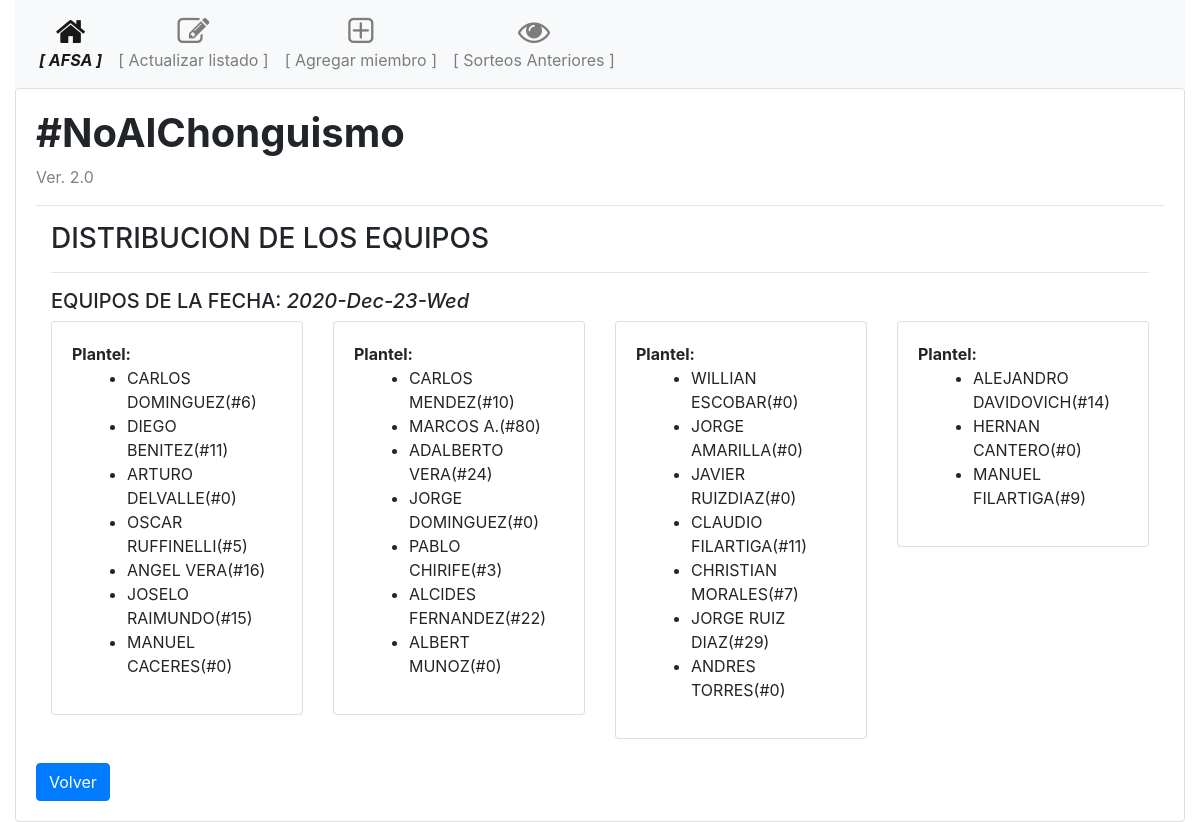
/detalles/1, run on the app's committed database.
### models.py (models this page shows, shortened)
class Equipos(db.Model):
    id = db.Column(db.Integer, primary_key=True)
    nombre = db.Column(db.String(100), nullable=False)
    listado = db.Column(db.String(150), nullable=False)
    date = db.Column(db.Date, nullable=False)

class Jugador(db.Model):
    id = db.Column(db.Integer, primary_key=True)
    nombre = db.Column(db.String(100), nullable=False)
    numero_camiseta = db.Column(db.Integer)
    date = db.Column(db.Date, nullable=False)
    def __repr__(self):
        return f'{self.nombre}(#{self.numero_camiseta})'

### routes.py (the view)
@app.route('/detalles/<int:equipos_id>', methods=['GET', 'POST'])
def detalles(equipos_id):
    equipos = Equipos.query.get(equipos_id)
    lista = equipos.listado
    presentes = recuperar_lista(ast.literal_eval(lista))
    return render_template('detalle.html', equipos=presentes, nombre=equipos.nombre, equipos_id=equipos_id)

### routes.py (called while the page is built)
def recuperar_lista(equipos):
    distribuidos  = []
    for team in equipos:
        plantel = []
        for player in team:
            jugador = Jugador.query.get(player)
            plantel.append(jugador)
        distribuidos.append(plantel)
    return distribuidos

### templates/detalle.html (shortened to what this page needs)
{% extends "base.html" %}
{% block main %}
<div class="container-fluid">
  <form action="{{ url_for('detalles', equipos_id=equipos_id) }}" method="post">
    <h3>DISTRIBUCION DE LOS EQUIPOS</h3>
    <hr>
    <h5>EQUIPOS DE LA FECHA: <i>{{ nombre }}</i></h5>
    <div class="row">
        {% for equipo in equipos %}
            <div class="col-sm-3">
                <div class="card">
                    <div class="card-body">
                        <strong>Plantel:</strong>
                        <div class="col">
                            <ul>
                                {% for i in equipo %}
                                    <li> {{ i }} </li>
                                {% endfor %}
                            </ul>
                        </div>
                    </div>
                </div>
            </div>
        {% endfor %}
    </div>
</div>
<br>
<div>
    <a href="{{ url_for('historico') }}" class="btn btn-primary">Volver</a>
</div>
</div>
{% endblock %}

### data on the page
Equipos: nombre "2020-Dec-23-Wed"
Jugador: nombre+numero_camiseta "CARLOS DOMINGUEZ(#6)"
Jugador: nombre+numero_camiseta "DIEGO BENITEZ(#11)"
Jugador: nombre+numero_camiseta "ARTURO DELVALLE(#0)"
Jugador: nombre+numero_camiseta "OSCAR RUFFINELLI(#5)"
Jugador: nombre+numero_camiseta "ANGEL VERA(#16)"
Jugador: nombre+numero_camiseta "JOSELO RAIMUNDO(#15)"
Jugador: nombre+numero_camiseta "MANUEL CACERES(#0)"
Jugador: nombre+numero_camiseta "CARLOS MENDEZ(#10)"
Jugador: nombre+numero_camiseta "MARCOS A.(#80)"
Jugador: nombre+numero_camiseta "ADALBERTO VERA(#24)"
Jugador: nombre+numero_camiseta "JORGE DOMINGUEZ(#0)"
Jugador: nombre+numero_camiseta "PABLO CHIRIFE(#3)"
Jugador: nombre+numero_camiseta "ALCIDES FERNANDEZ(#22)"
Jugador: nombre+numero_camiseta "ALBERT MUNOZ(#0)"
Jugador: nombre+numero_camiseta "WILLIAN ESCOBAR(#0)"
Jugador: nombre+numero_camiseta "JORGE AMARILLA(#0)"
Jugador: nombre+numero_camiseta "JAVIER RUIZDIAZ(#0)"
Jugador: nombre+numero_camiseta "CLAUDIO FILARTIGA(#11)"
Jugador: nombre+numero_camiseta "CHRISTIAN MORALES(#7)"
Jugador: nombre+numero_camiseta "JORGE RUIZ DIAZ(#29)"
Jugador: nombre+numero_camiseta "ANDRES TORRES(#0)"
Jugador: nombre+numero_camiseta "ALEJANDRO DAVIDOVICH(#14)"
Jugador: nombre+numero_camiseta "HERNAN CANTERO(#0)"
Jugador: nombre+numero_camiseta "MANUEL FILARTIGA(#9)"
